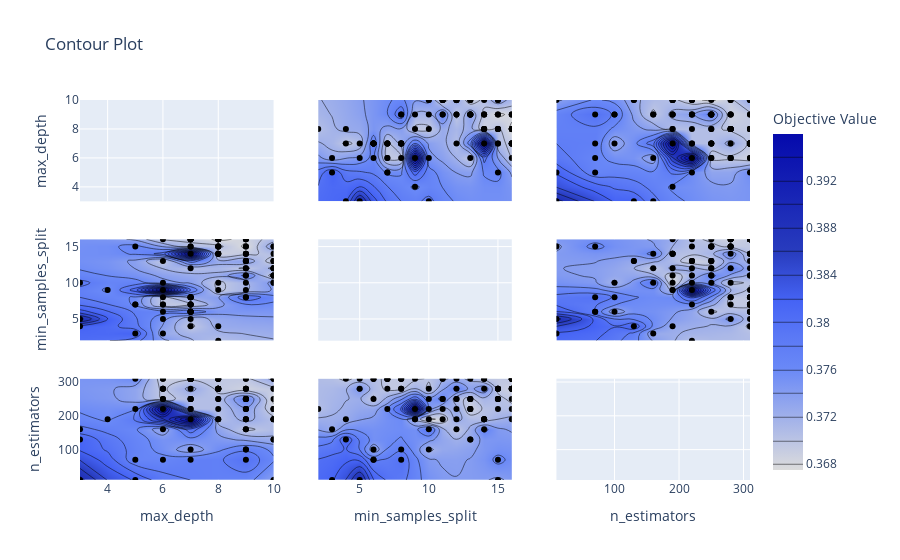

The notebook cell saved with this chart:
### Code cell
optuna.visualization.plot_contour(study,params=["n_estimators", "max_depth","min_samples_split"])

### Figure 1 — Plotly figure (JSON) as saved in the notebook; plotly's stock layout.template omitted (floating-point values rounded to 4 significant figures; data arrays with more than 128 entries replaced by an {"elided": "..."} marker saying what was removed)
{"data": [{"type": "scatter", "xaxis": "x", "yaxis": "y"}, {"colorbar": {"title": {"text": "Objective Value"}}, "colorscale": [[0, "rgb(220,220,220)"], [0.3, "rgb(106,137,247)"], [0.4, "rgb(90,120,245)"], [0.5, "rgb(70,100,245)"], [0.65, "rgb(40,60,190)"], [1, "rgb(5,10,172)"]], "connectgaps": true, "contours": {"coloring": "heatmap"}, "hoverinfo": "none", "line": {"smoothing": 1.3}, "showscale": true, "type": "contour", "x": [3, 4, 5, 6, 7, 8, 9, 10], "xaxis": "x4", "y": [2, 3, 4, 5, 6, 7, 8, 9, 10, 11, 12, 13, 14, 15, 16], "yaxis": "y4", "z": [[null, null, null, null, null, 0.3706, null, null], [null, null, 0.3817, 0.3726, null, null, null, null], [0.3817, null, null, null, 0.3695, 0.3726, null, null], [0.3888, null, null, 0.3746, 0.3706, null, null, null], [null, null, null, 0.3766, 0.3777, null, null, null], [null, null, 0.3756, 0.3695, 0.3695, null, null, null], [null, null, null, 0.3695, 0.3726, null, 0.3797, null], [null, 0.3756, null, 0.3959, null, 0.3695, 0.3716, null], [0.3787, null, null, 0.3746, null, 0.3695, 0.3716, 0.3746], [null, null, null, null, null, null, 0.3766, 0.3685], [null, null, null, null, 0.3706, null, 0.3695, 0.3726], [null, null, null, 0.3695, null, null, 0.3736, 0.3685], [null, null, null, null, 0.3959, 0.3685, 0.3695, 0.3706], [null, null, 0.3766, null, 0.3706, 0.3706, 0.3675, 0.3736], [null, null, null, 0.3695, 0.3695, 0.3675, 0.3685, null]]}, {"marker": {"color": "black"}, "mode": "markers", "showlegend": false, "type": "scatter", "x": [3, 5, 8, 3, 5, 6, 9, 6, 6, 7, 10, 10, 10, 9, 9, 9, 10, 8, 8, 8, 7, 8, 8, 8, 7, 8, 7, 10, 9, 5, 8, 9, 9, 10, 10, 3, 10, 10, 4, 7, 9, 8, 9, 9, 10, 10, 9, 9, 10, 6, 9, 9, 9, 8, 9, 10, 10, 8, 9, 7, 7, 6, 8, 9, 7, 10, 8, 9, 7, 10, 8, 9, 9, 8, 8, 7, 7, 7, 6, 7, 7, 6, 7, 7, 6, 7, 7, 6, 7, 7, 5, 7, 7, 7, 7, 7, 7, 7, 8, 6], "xaxis": "x4", "y": [4, 3, 4, 5, 15, 6, 10, 3, 9, 14, 11, 11, 12, 8, 11, 8, 13, 16, 14, 16, 16, 16, 16, 16, 15, 14, 16, 12, 13, 7, 15, 15, 13, 12, 10, 10, 12, 10, 9, 6, 14, 15, 13, 13, 11, 11, 12, 9, 13, 10, 14, 15, 13, 15, 12, 15, 14, 2, 11, 16, 8, 13, 14, 16, 12, 13, 14, 16, 15, 15, 10, 16, 14, 15, 16, 16, 16, 16, 16, 8, 8, 7, 8, 7, 7, 6, 6, 5, 5, 7, 7, 7, 7, 8, 6, 6, 4, 6, 9, 8], "yaxis": "y4"}, {"colorbar": {"title": {"text": "Objective Value"}}, "colorscale": [[0, "rgb(220,220,220)"], [0.3, "rgb(106,137,247)"], [0.4, "rgb(90,120,245)"], [0.5, "rgb(70,100,245)"], [0.65, "rgb(40,60,190)"], [1, "rgb(5,10,172)"]], "connectgaps": true, "contours": {"coloring": "heatmap"}, "hoverinfo": "none", "line": {"smoothing": 1.3}, "showscale": false, "type": "contour", "x": [3, 4, 5, 6, 7, 8, 9, 10], "xaxis": "x7", "y": [10, 70, 100, 130, 160, 190, 220, 250, 280, 310], "yaxis": "y7", "z": [[0.3888, null, 0.3817, null, null, null, null, 0.3736], [null, null, 0.3766, 0.3766, 0.3777, null, 0.3797, null], [null, null, null, null, 0.3726, null, 0.3777, null], [0.3817, null, null, null, null, null, null, 0.3726], [0.3787, null, null, 0.3726, null, null, 0.3695, null], [null, 0.3756, null, null, 0.3959, 0.3706, 0.3726, 0.3706], [null, null, 0.3756, 0.3959, 0.3706, 0.3706, 0.3736, 0.3685], [null, null, null, 0.3695, 0.3706, 0.3706, 0.3766, 0.3675], [null, null, null, 0.3695, 0.3726, 0.3695, 0.3685, 0.3695], [null, null, 0.3756, 0.3685, 0.3695, 0.3695, 0.3695, 0.3726]]}, {"marker": {"color": "black"}, "mode": "markers", "showlegend": false, "type": "scatter", "x": [3, 5, 8, 3, 5, 6, 9, 6, 6, 7, 10, 10, 10, 9, 9, 9, 10, 8, 8, 8, 7, 8, 8, 8, 7, 8, 7, 10, 9, 5, 8, 9, 9, 10, 10, 3, 10, 10, 4, 7, 9, 8, 9, 9, 10, 10, 9, 9, 10, 6, 9, 9, 9, 8, 9, 10, 10, 8, 9, 7, 7, 6, 8, 9, 7, 10, 8, 9, 7, 10, 8, 9, 9, 8, 8, 7, 7, 7, 6, 7, 7, 6, 7, 7, 6, 7, 7, 6, 7, 7, 5, 7, 7, 7, 7, 7, 7, 7, 8, 6], "xaxis": "x7", "y": [130, 10, 190, 10, 70, 70, 100, 160, 220, 190, 310, 310, 280, 100, 250, 70, 130, 310, 310, 280, 250, 310, 280, 280, 250, 280, 220, 310, 310, 220, 280, 280, 250, 250, 190, 160, 190, 220, 190, 250, 160, 280, 250, 220, 220, 190, 220, 190, 130, 250, 190, 250, 220, 250, 160, 280, 190, 220, 250, 310, 310, 250, 190, 280, 250, 220, 310, 190, 220, 10, 280, 280, 310, 250, 310, 310, 310, 310, 310, 310, 310, 310, 310, 310, 280, 310, 100, 280, 310, 310, 310, 310, 310, 280, 310, 310, 310, 70, 310, 280], "yaxis": "y7"}, {"colorbar": {"title": {"text": "Objective Value"}}, "colorscale": [[0, "rgb(220,220,220)"], [0.3, "rgb(106,137,247)"], [0.4, "rgb(90,120,245)"], [0.5, "rgb(70,100,245)"], [0.65, "rgb(40,60,190)"], [1, "rgb(5,10,172)"]], "connectgaps": true, "contours": {"coloring": "heatmap"}, "hoverinfo": "none", "line": {"smoothing": 1.3}, "showscale": false, "type": "contour", "x": [2, 3, 4, 5, 6, 7, 8, 9, 10, 11, 12, 13, 14, 15, 16], "xaxis": "x2", "y": [3, 4, 5, 6, 7, 8, 9, 10], "yaxis": "y2", "z": [[null, null, 0.3817, 0.3888, null, null, null, null, 0.3787, null, null, null, null, null, null], [null, null, null, null, null, null, null, 0.3756, null, null, null, null, null, null, null], [null, 0.3817, null, null, null, 0.3756, null, null, null, null, null, null, null, 0.3766, null], [null, 0.3726, null, 0.3746, 0.3766, 0.3695, 0.3695, 0.3959, 0.3746, null, null, 0.3695, null, null, 0.3695], [null, null, 0.3695, 0.3706, 0.3777, 0.3695, 0.3726, null, null, null, 0.3706, null, 0.3959, 0.3706, 0.3695], [0.3706, null, 0.3726, null, null, null, null, 0.3695, 0.3695, null, null, null, 0.3685, 0.3706, 0.3675], [null, null, null, null, null, null, 0.3797, 0.3716, 0.3716, 0.3766, 0.3695, 0.3736, 0.3695, 0.3675, 0.3685], [null, null, null, null, null, null, null, null, 0.3746, 0.3685, 0.3726, 0.3685, 0.3706, 0.3736, null]]}, {"marker": {"color": "black"}, "mode": "markers", "showlegend": false, "type": "scatter", "x": [4, 3, 4, 5, 15, 6, 10, 3, 9, 14, 11, 11, 12, 8, 11, 8, 13, 16, 14, 16, 16, 16, 16, 16, 15, 14, 16, 12, 13, 7, 15, 15, 13, 12, 10, 10, 12, 10, 9, 6, 14, 15, 13, 13, 11, 11, 12, 9, 13, 10, 14, 15, 13, 15, 12, 15, 14, 2, 11, 16, 8, 13, 14, 16, 12, 13, 14, 16, 15, 15, 10, 16, 14, 15, 16, 16, 16, 16, 16, 8, 8, 7, 8, 7, 7, 6, 6, 5, 5, 7, 7, 7, 7, 8, 6, 6, 4, 6, 9, 8], "xaxis": "x2", "y": [3, 5, 8, 3, 5, 6, 9, 6, 6, 7, 10, 10, 10, 9, 9, 9, 10, 8, 8, 8, 7, 8, 8, 8, 7, 8, 7, 10, 9, 5, 8, 9, 9, 10, 10, 3, 10, 10, 4, 7, 9, 8, 9, 9, 10, 10, 9, 9, 10, 6, 9, 9, 9, 8, 9, 10, 10, 8, 9, 7, 7, 6, 8, 9, 7, 10, 8, 9, 7, 10, 8, 9, 9, 8, 8, 7, 7, 7, 6, 7, 7, 6, 7, 7, 6, 7, 7, 6, 7, 7, 5, 7, 7, 7, 7, 7, 7, 7, 8, 6], "yaxis": "y2"}, {"type": "scatter", "xaxis": "x5", "yaxis": "y5"}, {"colorbar": {"title": {"text": "Objective Value"}}, "colorscale": [[0, "rgb(220,220,220)"], [0.3, "rgb(106,137,247)"], [0.4, "rgb(90,120,245)"], [0.5, "rgb(70,100,245)"], [0.65, "rgb(40,60,190)"], [1, "rgb(5,10,172)"]], "connectgaps": true, "contours": {"coloring": "heatmap"}, "hoverinfo": "none", "line": {"smoothing": 1.3}, "showscale": false, "type": "contour", "x": [2, 3, 4, 5, 6, 7, 8, 9, 10, 11, 12, 13, 14, 15, 16], "xaxis": "x8", "y": [10, 70, 100, 130, 160, 190, 220, 250, 280, 310], "yaxis": "y8", "z": {"elided": "10x15 float values"}}, {"marker": {"color": "black"}, "mode": "markers", "showlegend": false, "type": "scatter", "x": [4, 3, 4, 5, 15, 6, 10, 3, 9, 14, 11, 11, 12, 8, 11, 8, 13, 16, 14, 16, 16, 16, 16, 16, 15, 14, 16, 12, 13, 7, 15, 15, 13, 12, 10, 10, 12, 10, 9, 6, 14, 15, 13, 13, 11, 11, 12, 9, 13, 10, 14, 15, 13, 15, 12, 15, 14, 2, 11, 16, 8, 13, 14, 16, 12, 13, 14, 16, 15, 15, 10, 16, 14, 15, 16, 16, 16, 16, 16, 8, 8, 7, 8, 7, 7, 6, 6, 5, 5, 7, 7, 7, 7, 8, 6, 6, 4, 6, 9, 8], "xaxis": "x8", "y": [130, 10, 190, 10, 70, 70, 100, 160, 220, 190, 310, 310, 280, 100, 250, 70, 130, 310, 310, 280, 250, 310, 280, 280, 250, 280, 220, 310, 310, 220, 280, 280, 250, 250, 190, 160, 190, 220, 190, 250, 160, 280, 250, 220, 220, 190, 220, 190, 130, 250, 190, 250, 220, 250, 160, 280, 190, 220, 250, 310, 310, 250, 190, 280, 250, 220, 310, 190, 220, 10, 280, 280, 310, 250, 310, 310, 310, 310, 310, 310, 310, 310, 310, 310, 280, 310, 100, 280, 310, 310, 310, 310, 310, 280, 310, 310, 310, 70, 310, 280], "yaxis": "y8"}, {"colorbar": {"title": {"text": "Objective Value"}}, "colorscale": [[0, "rgb(220,220,220)"], [0.3, "rgb(106,137,247)"], [0.4, "rgb(90,120,245)"], [0.5, "rgb(70,100,245)"], [0.65, "rgb(40,60,190)"], [1, "rgb(5,10,172)"]], "connectgaps": true, "contours": {"coloring": "heatmap"}, "hoverinfo": "none", "line": {"smoothing": 1.3}, "showscale": false, "type": "contour", "x": [10, 70, 100, 130, 160, 190, 220, 250, 280, 310], "xaxis": "x3", "y": [3, 4, 5, 6, 7, 8, 9, 10], "yaxis": "y3", "z": [[0.3888, null, null, 0.3817, 0.3787, null, null, null, null, null], [null, null, null, null, null, 0.3756, null, null, null, null], [0.3817, 0.3766, null, null, null, null, 0.3756, null, null, 0.3756], [null, 0.3766, null, null, 0.3726, null, 0.3959, 0.3695, 0.3695, 0.3685], [null, 0.3777, 0.3726, null, null, 0.3959, 0.3706, 0.3706, 0.3726, 0.3695], [null, null, null, null, null, 0.3706, 0.3706, 0.3706, 0.3695, 0.3695], [null, 0.3797, 0.3777, null, 0.3695, 0.3726, 0.3736, 0.3766, 0.3685, 0.3695], [0.3736, null, null, 0.3726, null, 0.3706, 0.3685, 0.3675, 0.3695, 0.3726]]}, {"marker": {"color": "black"}, "mode": "markers", "showlegend": false, "type": "scatter", "x": [130, 10, 190, 10, 70, 70, 100, 160, 220, 190, 310, 310, 280, 100, 250, 70, 130, 310, 310, 280, 250, 310, 280, 280, 250, 280, 220, 310, 310, 220, 280, 280, 250, 250, 190, 160, 190, 220, 190, 250, 160, 280, 250, 220, 220, 190, 220, 190, 130, 250, 190, 250, 220, 250, 160, 280, 190, 220, 250, 310, 310, 250, 190, 280, 250, 220, 310, 190, 220, 10, 280, 280, 310, 250, 310, 310, 310, 310, 310, 310, 310, 310, 310, 310, 280, 310, 100, 280, 310, 310, 310, 310, 310, 280, 310, 310, 310, 70, 310, 280], "xaxis": "x3", "y": [3, 5, 8, 3, 5, 6, 9, 6, 6, 7, 10, 10, 10, 9, 9, 9, 10, 8, 8, 8, 7, 8, 8, 8, 7, 8, 7, 10, 9, 5, 8, 9, 9, 10, 10, 3, 10, 10, 4, 7, 9, 8, 9, 9, 10, 10, 9, 9, 10, 6, 9, 9, 9, 8, 9, 10, 10, 8, 9, 7, 7, 6, 8, 9, 7, 10, 8, 9, 7, 10, 8, 9, 9, 8, 8, 7, 7, 7, 6, 7, 7, 6, 7, 7, 6, 7, 7, 6, 7, 7, 5, 7, 7, 7, 7, 7, 7, 7, 8, 6], "yaxis": "y3"}, {"colorbar": {"title": {"text": "Objective Value"}}, "colorscale": [[0, "rgb(220,220,220)"], [0.3, "rgb(106,137,247)"], [0.4, "rgb(90,120,245)"], [0.5, "rgb(70,100,245)"], [0.65, "rgb(40,60,190)"], [1, "rgb(5,10,172)"]], "connectgaps": true, "contours": {"coloring": "heatmap"}, "hoverinfo": "none", "line": {"smoothing": 1.3}, "showscale": false, "type": "contour", "x": [10, 70, 100, 130, 160, 190, 220, 250, 280, 310], "xaxis": "x6", "y": [2, 3, 4, 5, 6, 7, 8, 9, 10, 11, 12, 13, 14, 15, 16], "yaxis": "y6", "z": {"elided": "15x10 float values"}}, {"marker": {"color": "black"}, "mode": "markers", "showlegend": false, "type": "scatter", "x": [130, 10, 190, 10, 70, 70, 100, 160, 220, 190, 310, 310, 280, 100, 250, 70, 130, 310, 310, 280, 250, 310, 280, 280, 250, 280, 220, 310, 310, 220, 280, 280, 250, 250, 190, 160, 190, 220, 190, 250, 160, 280, 250, 220, 220, 190, 220, 190, 130, 250, 190, 250, 220, 250, 160, 280, 190, 220, 250, 310, 310, 250, 190, 280, 250, 220, 310, 190, 220, 10, 280, 280, 310, 250, 310, 310, 310, 310, 310, 310, 310, 310, 310, 310, 280, 310, 100, 280, 310, 310, 310, 310, 310, 280, 310, 310, 310, 70, 310, 280], "xaxis": "x6", "y": [4, 3, 4, 5, 15, 6, 10, 3, 9, 14, 11, 11, 12, 8, 11, 8, 13, 16, 14, 16, 16, 16, 16, 16, 15, 14, 16, 12, 13, 7, 15, 15, 13, 12, 10, 10, 12, 10, 9, 6, 14, 15, 13, 13, 11, 11, 12, 9, 13, 10, 14, 15, 13, 15, 12, 15, 14, 2, 11, 16, 8, 13, 14, 16, 12, 13, 14, 16, 15, 15, 10, 16, 14, 15, 16, 16, 16, 16, 16, 8, 8, 7, 8, 7, 7, 6, 6, 5, 5, 7, 7, 7, 7, 8, 6, 6, 4, 6, 9, 8], "yaxis": "y6"}, {"type": "scatter", "xaxis": "x9", "yaxis": "y9"}], "layout": {"title": {"text": "Contour Plot"}, "xaxis": {"anchor": "y", "domain": [0, 0.2889], "matches": "x7", "range": [3, 10], "showticklabels": false}, "xaxis2": {"anchor": "y2", "domain": [0.3556, 0.6444], "matches": "x8", "range": [2, 16], "showticklabels": false}, "xaxis3": {"anchor": "y3", "domain": [0.7111, 1], "matches": "x9", "range": [10, 310], "showticklabels": false}, "xaxis4": {"anchor": "y4", "domain": [0, 0.2889], "matches": "x7", "range": [3, 10], "showticklabels": false}, "xaxis5": {"anchor": "y5", "domain": [0.3556, 0.6444], "matches": "x8", "range": [2, 16], "showticklabels": false}, "xaxis6": {"anchor": "y6", "domain": [0.7111, 1], "matches": "x9", "range": [10, 310], "showticklabels": false}, "xaxis7": {"anchor": "y7", "domain": [0, 0.2889], "range": [3, 10], "title": {"text": "max_depth"}}, "xaxis8": {"anchor": "y8", "domain": [0.3556, 0.6444], "range": [2, 16], "title": {"text": "min_samples_split"}}, "xaxis9": {"anchor": "y9", "domain": [0.7111, 1], "range": [10, 310], "title": {"text": "n_estimators"}}, "yaxis": {"anchor": "x", "domain": [0.7333, 1], "range": [3, 10], "title": {"text": "max_depth"}}, "yaxis2": {"anchor": "x2", "domain": [0.7333, 1], "matches": "y", "range": [3, 10], "showticklabels": false}, "yaxis3": {"anchor": "x3", "domain": [0.7333, 1], "matches": "y", "range": [3, 10], "showticklabels": false}, "yaxis4": {"anchor": "x4", "domain": [0.3667, 0.6333], "range": [2, 16], "title": {"text": "min_samples_split"}}, "yaxis5": {"anchor": "x5", "domain": [0.3667, 0.6333], "matches": "y4", "range": [2, 16], "showticklabels": false}, "yaxis6": {"anchor": "x6", "domain": [0.3667, 0.6333], "matches": "y4", "range": [2, 16], "showticklabels": false}, "yaxis7": {"anchor": "x7", "domain": [0, 0.2667], "range": [10, 310], "title": {"text": "n_estimators"}}, "yaxis8": {"anchor": "x8", "domain": [0, 0.2667], "matches": "y7", "range": [10, 310], "showticklabels": false}, "yaxis9": {"anchor": "x9", "domain": [0, 0.2667], "matches": "y7", "range": [10, 310], "showticklabels": false}}}
